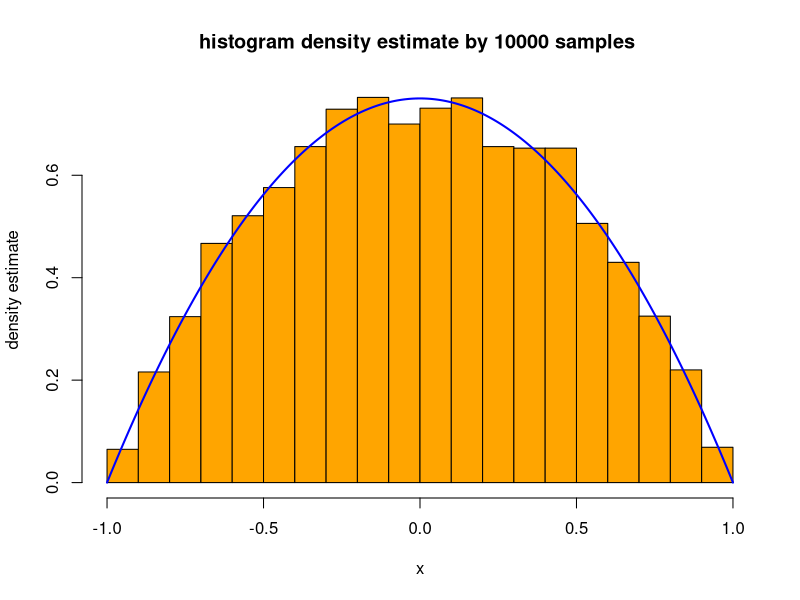

Here is the R script that generated this plot:
fe <- function(n){
  U1 = -1 + 2*runif(n)
  U2 = -1 + 2*runif(n)
  U3 = -1 + 2*runif(n)
  for(i in 1:n){
    if (abs(U3[i])>=abs(U2[i]) && abs(U3[i])>=abs(U1[i])){
      U3[i] = U2[i]
    }
  }
  U3
}

hist(fe(10000),col='orange',breaks=20,freq = F,xlab = 'x',ylab = 'density estimate',main='histogram density estimate by 10000 samples ')
xx = seq(-1,1,length = 1000)
yy = 0.75*(1-xx^2)
lines(xx,yy,col='blue',lwd=2)

